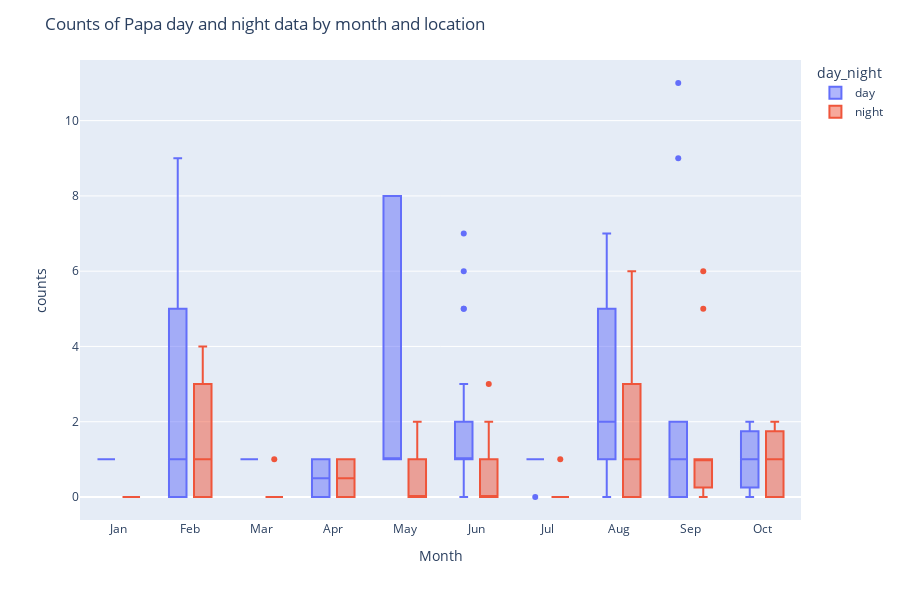

The cell this chart's notebook holds for it:
### Code cell
px.box(counts_by_year_position, x="month", y="counts", color="day_night").update_layout(
    height=600,
    title=f"Counts of {station} day and night data by month and location",
).update_xaxes(
    title_text="Month",
    tickvals=np.arange(1, 13),
    ticktext=["Jan", "Feb", "Mar", "Apr", "May", "Jun", "Jul", "Aug", "Sep", "Oct", "Nov", "Dec"],
).show()

### Figure 1 — Plotly figure (JSON) as saved in the notebook; plotly's stock layout.template omitted (floating-point values rounded to 4 significant figures)
{"data": [{"alignmentgroup": "True", "hovertemplate": "day_night=day<br>month=%{x}<br>counts=%{y}<extra></extra>", "legendgroup": "day", "marker": {"color": "#636efa"}, "name": "day", "notched": false, "offsetgroup": "day", "orientation": "v", "showlegend": true, "type": "box", "x": [1, 1, 2, 2, 2, 2, 2, 2, 2, 2, 2, 2, 2, 2, 2, 2, 2, 2, 2, 2, 2, 3, 3, 3, 3, 3, 3, 3, 4, 4, 5, 5, 5, 5, 5, 5, 6, 6, 6, 6, 6, 6, 6, 6, 6, 6, 6, 6, 6, 6, 6, 6, 6, 6, 6, 6, 6, 6, 6, 6, 6, 6, 7, 7, 7, 7, 7, 7, 7, 7, 7, 7, 7, 7, 7, 7, 7, 7, 7, 7, 7, 7, 7, 7, 7, 7, 7, 8, 8, 8, 8, 8, 8, 8, 8, 8, 8, 8, 8, 8, 8, 9, 9, 9, 9, 9, 9, 9, 9, 9, 9, 9, 10, 10, 10, 10, 10, 10, 10], "x0": " ", "xaxis": "x", "y": [1, 1, 0, 0, 1, 0, 1, 9, 7, 0, 1, 9, 7, 1, 6, 0, 1, 0, 2, 2, 1, 1, 1, 1, 1, 1, 1, 1, 1, 0, 1, 1, 1, 1, 8, 8, 6, 5, 1, 1, 7, 5, 1, 0, 1, 3, 1, 3, 1, 1, 2, 1, 1, 1, 1, 1, 1, 1, 0, 0, 0, 0, 1, 1, 1, 1, 1, 1, 1, 1, 1, 1, 1, 1, 1, 1, 1, 1, 1, 1, 1, 1, 1, 1, 0, 1, 1, 5, 6, 3, 3, 0, 6, 7, 1, 1, 1, 1, 3, 0, 1, 1, 2, 1, 0, 2, 9, 2, 0, 11, 0, 0, 1, 2, 2, 0, 1, 0, 1], "y0": " ", "yaxis": "y"}, {"alignmentgroup": "True", "hovertemplate": "day_night=night<br>month=%{x}<br>counts=%{y}<extra></extra>", "legendgroup": "night", "marker": {"color": "#EF553B"}, "name": "night", "notched": false, "offsetgroup": "night", "orientation": "v", "showlegend": true, "type": "box", "x": [1, 1, 2, 2, 2, 2, 2, 2, 2, 2, 2, 2, 2, 2, 2, 2, 2, 2, 2, 2, 2, 3, 3, 3, 3, 3, 3, 3, 4, 4, 5, 5, 5, 5, 5, 5, 6, 6, 6, 6, 6, 6, 6, 6, 6, 6, 6, 6, 6, 6, 6, 6, 6, 6, 6, 6, 6, 6, 6, 6, 6, 6, 7, 7, 7, 7, 7, 7, 7, 7, 7, 7, 7, 7, 7, 7, 7, 7, 7, 7, 7, 7, 7, 7, 7, 7, 7, 8, 8, 8, 8, 8, 8, 8, 8, 8, 8, 8, 8, 8, 8, 9, 9, 9, 9, 9, 9, 9, 9, 9, 9, 9, 10, 10, 10, 10, 10, 10, 10], "x0": " ", "xaxis": "x", "y": [0, 0, 1, 1, 0, 1, 0, 3, 4, 1, 3, 3, 3, 0, 0, 3, 0, 1, 0, 0, 0, 0, 0, 0, 0, 1, 0, 0, 0, 1, 0, 0, 0, 0, 1, 2, 1, 3, 2, 0, 2, 1, 0, 1, 1, 1, 0, 0, 0, 0, 0, 0, 0, 0, 0, 0, 0, 0, 1, 1, 1, 1, 0, 0, 0, 0, 0, 0, 0, 0, 0, 0, 0, 0, 0, 0, 0, 0, 0, 0, 0, 0, 0, 0, 1, 0, 0, 6, 4, 1, 1, 1, 3, 4, 0, 0, 1, 0, 0, 1, 0, 1, 0, 1, 1, 0, 5, 0, 1, 6, 1, 1, 0, 2, 2, 1, 0, 1, 0], "y0": " ", "yaxis": "y"}], "layout": {"boxmode": "group", "height": 600, "legend": {"title": {"text": "day_night"}, "tracegroupgap": 0}, "margin": {"t": 60}, "title": {"text": "Counts of Papa day and night data by month and location"}, "xaxis": {"anchor": "y", "domain": [0, 1], "ticktext": ["Jan", "Feb", "Mar", "Apr", "May", "Jun", "Jul", "Aug", "Sep", "Oct", "Nov", "Dec"], "tickvals": [1, 2, 3, 4, 5, 6, 7, 8, 9, 10, 11, 12], "title": {"text": "Month"}}, "yaxis": {"anchor": "x", "domain": [0, 1], "title": {"text": "counts"}}}}
